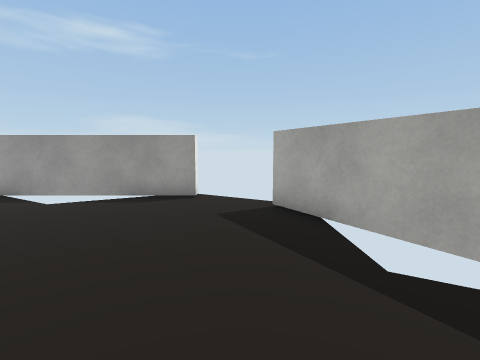
View 1 (above)

17 first-person views from a walk through a scene from a Unity 3-D project. The camera is 1.5 m above the floor, tilts 6° down and sees 85° across. The floor is counted in squares, 1 m on a side. Each view is taken from the middle of a square. On the plan, view 1 faces up. The plan holds only what a view shows up to about 14 squares ahead; the rest is blank. The place goes on beyond the plan. The player is left out. Some surface patterns are stand-ins.

View 2
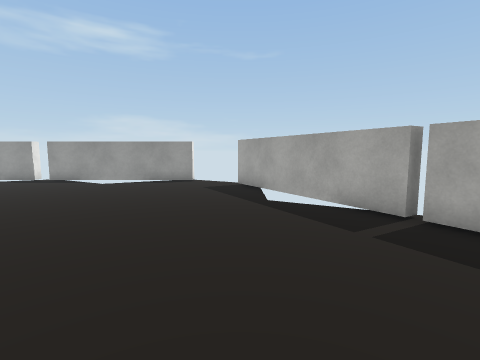

View 3
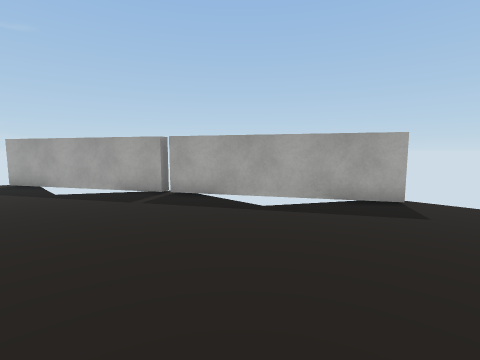

View 4
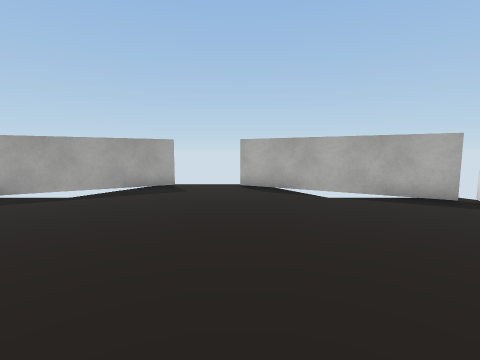

View 5
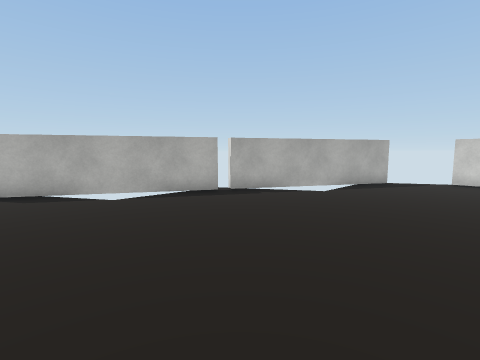

View 6
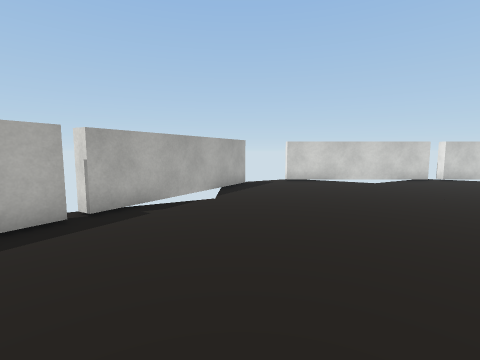

View 7
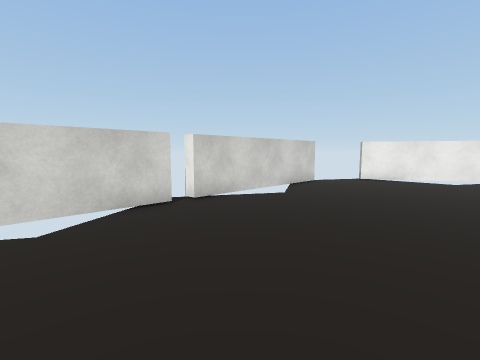

View 8
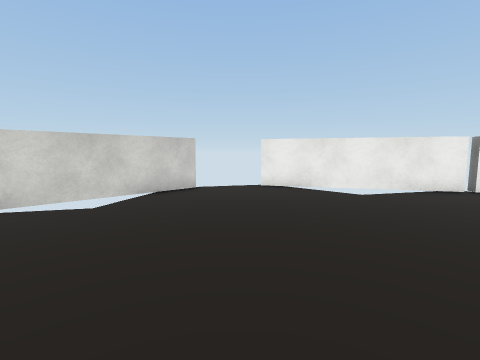

View 9
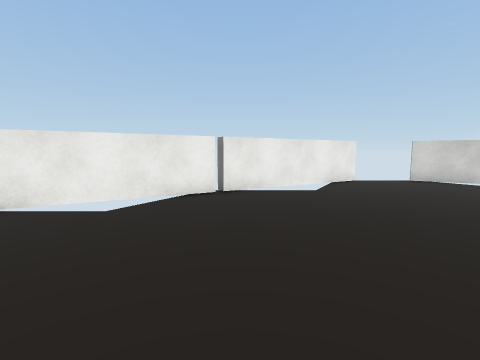

View 10
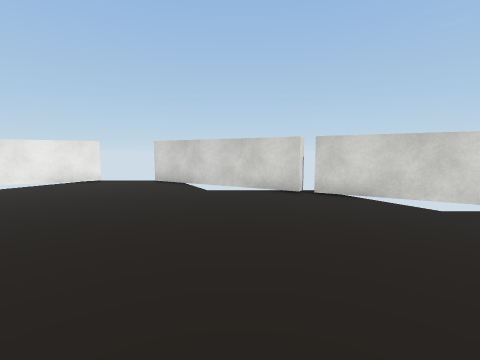

View 11
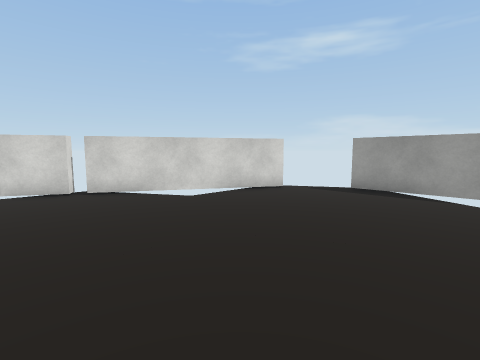

View 12
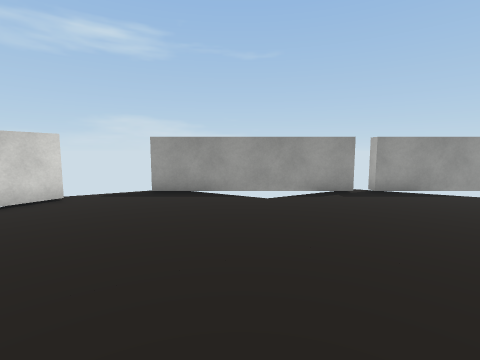

View 13
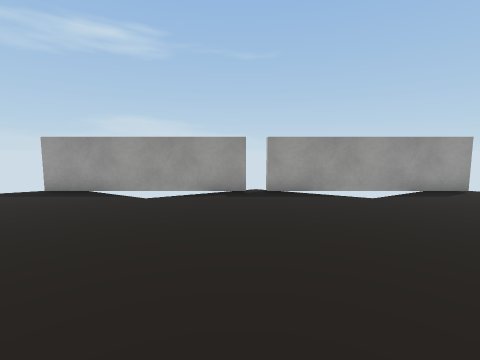

View 14
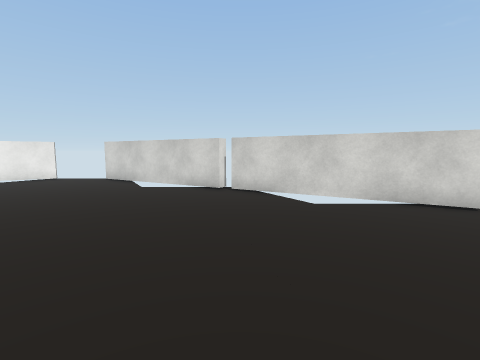

View 15
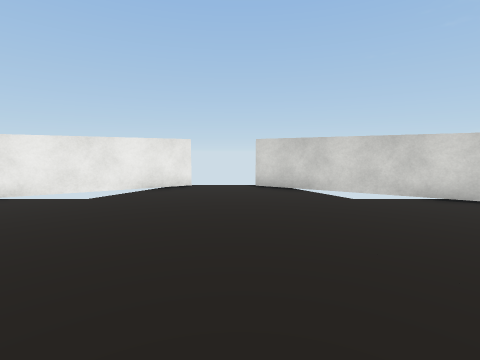

View 16
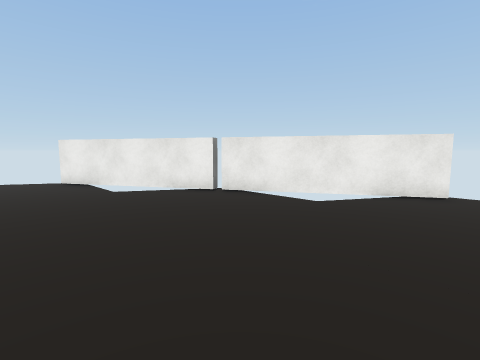

View 17
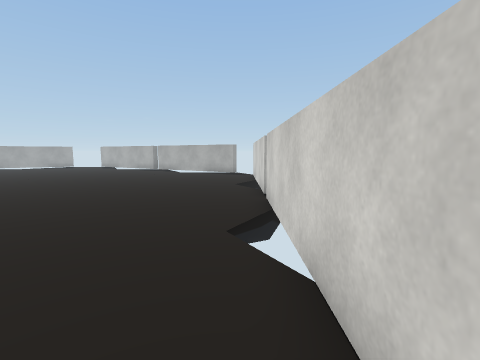

### Floor plan
Points are (right, up) in squares from view 1. A wall is a line through its corners. A room is listed if a view was taken in it or the views show most of it. See-through windows are left out.
Room 1 (views 1, 2, 3, 4, 5, 6, 7, 8, 9, 10, 11, 12, 13, 14, 15, 16, 17)
walls: (4.7, -15.5) (8.5, -9); (-9, -23.8) (-1.4, -23.8); (-23.4, -15.9) (-19.7, -22.4); (-9.8, 8.7) (-17.4, 8.7); (-23.6, 0.2) (-27.4, -6.4); (0.6, -22.5) (4.4, -16); (8.7, -6.2) (0.9, 7.2); (-17.4, -23.8) (-9.8, -23.8); (-1.5, 8.7) (-9, 8.7); (-27.4, -9) (-23.6, -15.6); (-19.5, 7.3) (-23.3, 0.6)
ways out: gap at (-17, -24); gap at (-17, 9); gap at (-9.5, -24); gap at (-9.5, 9); gap at (5, -16)

Positions as (right, up) in squares from view 1, and headings:
1: (0, 0), facing up
2: (1, -5), facing up
3: (0, -8), facing up-right
4: (-3, -9), facing right
5: (-3, -9), facing down-right
6: (1, -10), facing down
7: (-5, -17), facing down-left
8: (-11, -15), facing down-left
9: (-14, -15), facing left
10: (-14, -2), facing left
11: (-13, -2), facing up-left
12: (-14, -1), facing up
13: (-10, -1), facing up
14: (-13, 1), facing left
15: (-16, -7), facing left
16: (-17, -8), facing down-left
17: (-18, -23), facing right
